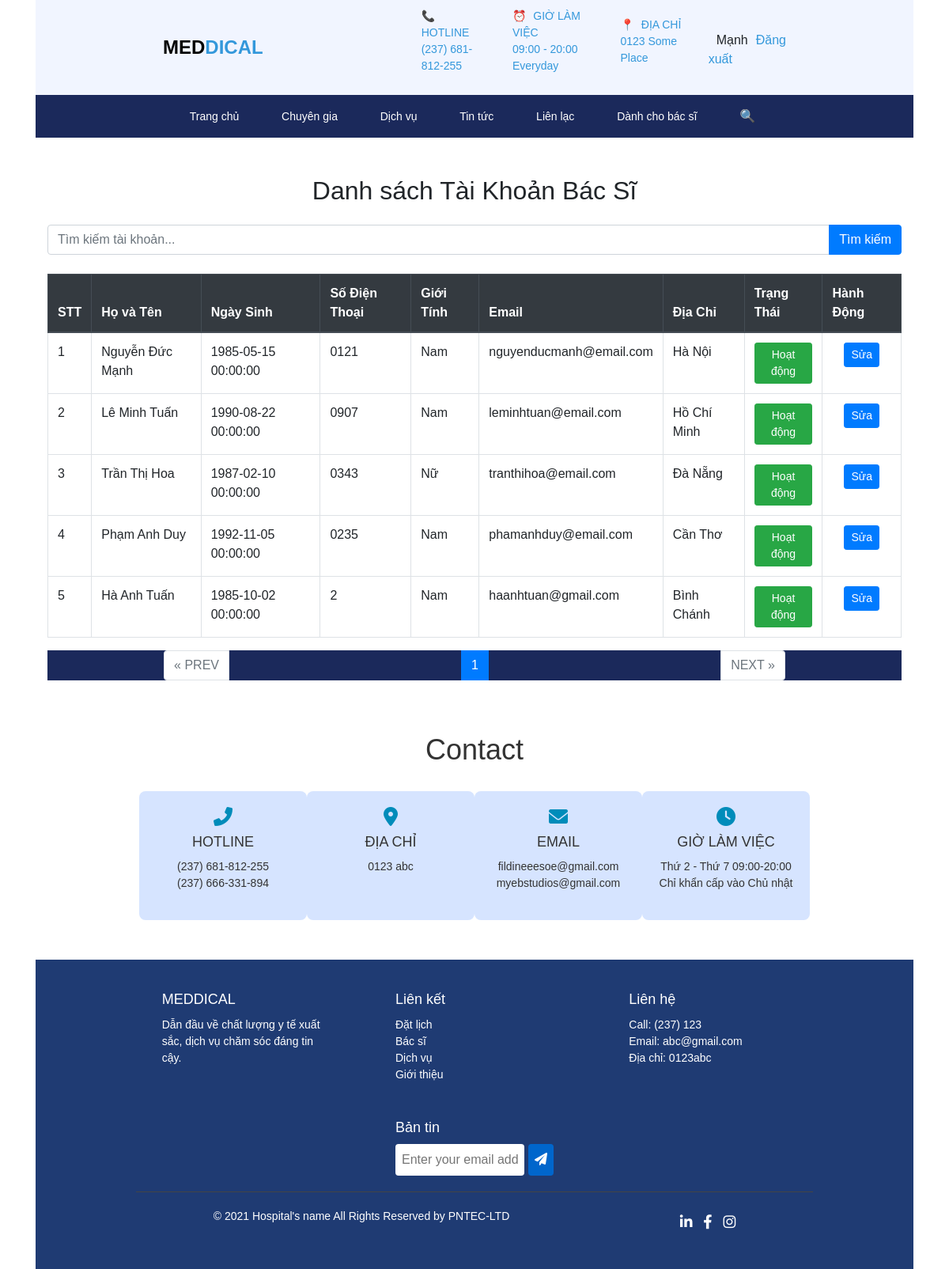
Screenshot of /php/QuanLy/quan_li_tai_khoan_bac_si.php (signed in) with the database file from the repository.
### tables this page shows
CREATE TABLE `bacsi` (
  `maBacSi` int(11) NOT NULL,
  `hoTenDem` varchar(255) NOT NULL,
  `ten` varchar(255) NOT NULL,
  `email` varchar(255) NOT NULL,
  `diachi` varchar(255) NOT NULL,
  `soDienThoai` varchar(255) NOT NULL,
  `ngaySinh` datetime DEFAULT NULL,
  `gioiTinh` varchar(255) DEFAULT NULL,
  `anhDaiDien` varchar(255) NOT NULL,
  `maTaiKhoan` int(11) NOT NULL
);

CREATE TABLE `taikhoan` (
  `maTaiKhoan` int(11) NOT NULL,
  `hoTenDem` varchar(255) NOT NULL,
  `tenTaiKhoan` varchar(255) NOT NULL,
  `soDienThoai` varchar(255) NOT NULL,
  `password` varchar(255) NOT NULL,
  `vaiTro` varchar(255) NOT NULL DEFAULT 'Bệnh nhân'
);

### php/myclass/clsbacsi_va.php (called while the page is built, shortened)
<?php
function connDB() {
    $host = "mysql:host=localhost;dbname=benhvien;charset=utf8";
    $user = "root";
    $pass = "";
    try {
        $conn = new PDO($host, $user, $pass);
        $conn->setAttribute(PDO::ATTR_ERRMODE, PDO::ERRMODE_EXCEPTION);
        return $conn;
    } catch (PDOException $e) {
        error_log("Database connection error: " . $e->getMessage());
        return null;
    }
}
class Clsbacsi {
    public $conn;
    function __construct() {
        $this->conn = connDB();
    }
    public function getTotalBacSi() {
        $sql = "SELECT COUNT(*) AS total FROM bacsi";
        try {
            $stmt = $this->conn->query($sql);
            $result = $stmt->fetch();
            return $result['total'];
        } catch (PDOException $e) {
            echo "Lỗi: " . $e->getMessage();
            return 0;
        }
    }
    public function getBacSiByPage($offset, $limit) {
        $sql = "SELECT * FROM bacsi bs JOIN taikhoan tk on bs.maTaiKhoan=tk.maTaiKhoan LIMIT :offset, :limit";
        try {
            $stmt = $this->conn->prepare($sql);
            $stmt->bindParam(':offset', $offset, PDO::PARAM_INT);
            $stmt->bindParam(':limit', $limit, PDO::PARAM_INT);
            $stmt->execute();
            return $stmt->fetchAll();
        } catch (PDOException $e) {
            echo "Lỗi: " . $e->getMessage();
            return [];
        }
    }
}
?>

### php/QuanLy/quan_li_tai_khoan_bac_si.php (the view, shortened to what this page needs)
<!DOCTYPE html>
<html lang="vi">
<head>
    <link rel="stylesheet" href="https://maxcdn.bootstrapcdn.com/bootstrap/4.5.2/css/bootstrap.min.css">
</head>
<body>
    <?php
    require_once '../myclass/clsbacsi_va.php';
    $bacsi = new Clsbacsi();
    $limit = 5;
    $page = isset($_GET['page']) ? (int)$_GET['page'] : 1;
    $page = max($page, 1);
    $totalBacSi = $bacsi->getTotalBacSi();
    $totalPages = ceil($totalBacSi / $limit);
    $page = min($page, $totalPages);
    $offset = ($page - 1) * $limit;
    $dsbacsi = $bacsi->getBacSiByPage($offset, $limit);
    $search = isset($_POST['search']) ? trim($_POST['search']) : '';
    ?>
    <?php require_once '../layout/header.php'; ?>
    <div class="container mt-5">
        <h2 class="text-center mb-4">Danh sách Tài Khoản Bác Sĩ</h2>
        <form method="POST" class="mb-4">
            <div class="input-group">
                <input type="text" name="search" class="form-control" placeholder="Tìm kiếm tài khoản..." value="<?php echo htmlspecialchars($search); ?>">
                <div class="input-group-append">
                    <button class="btn btn-primary" type="submit">Tìm kiếm</button>
                </div>
            </div>
        </form>
        <table class="table table-bordered mt-4">
            <thead class="thead-dark">
                <tr>
                    <th>STT</th>
                    <th>Họ và Tên</th>
                    <th>Ngày Sinh</th>
                    <th>Số Điện Thoại</th>
                    <th>Giới Tính</th>
                    <th>Email</th>
                    <th>Địa Chỉ</th>
                    <th>Trạng Thái</th>
                    <th>Hành Động</th>
                </tr>
            </thead>
            <tbody>
                <?php
                if (empty($dsbacsi)) {
                    echo '<tr><td colspan="9" class="text-center">Không tìm thấy kết quả phù hợp.</td></tr>';
                } else {
                    $i = $offset;
                    foreach ($dsbacsi as $account) {
                        if (empty($search) || strpos($account['hoTenDem'], $search) !== false || strpos($account['email'],      $search) !== false) {
                            $i++;
                ?>
                            <tr>
                                <td><?php echo $i; ?></td>
                                <td><?php echo htmlspecialchars($account['hoTenDem'] . ' ' . $account['ten']); ?></td>
                                <td><?php echo htmlspecialchars($account['ngaySinh']); ?></td>
                                <td><?php echo htmlspecialchars($account['soDienThoai']); ?></td>
                                <td><?php echo htmlspecialchars($account['gioiTinh']); ?></td>
                                <td><?php echo htmlspecialchars($account['email']); ?></td>
                                <td><?php echo htmlspecialchars($account['diachi']); ?></td>
                                <td class="text-center">
                                    <?php if ($account['vaiTro'] === 'Bác sĩ Khóa') { ?>
                                        <button class="btn btn-danger  btn-sm">Khóa</button>
                                    <?php } else { ?>
                                        <button class="btn btn-success btn-sm">Hoạt động</button>
                                    <?php } ?>
                                </td>
                                <td class="text-center">
                                    <a href="lock_bac_si.php?id=<?= htmlspecialchars($account['maBacSi']); ?>"
                                        class="btn btn-primary btn-sm edit-btn">
                                        Sửa
                                    </a>
                                </td>
                            </tr>
                <?php
                        }
                    }
                }
                ?>
            </tbody>
        </table>
        <nav>
            <ul class="pagination justify-content-center">
                <li class="page-item <?php echo ($page <= 1) ? 'disabled' : ''; ?>">
                    <a class="page-link" href="?page=<?php echo $page - 1; ?>" tabindex="-1">« PREV</a>
                </li>
                <?php for ($i = 1; $i <= $totalPages; $i++): ?>
                    <li class="page-item <?php echo ($i == $page) ? 'active' : ''; ?>">
                        <a class="page-link" href="?page=<?php echo $i; ?>"><?php echo $i; ?></a>
                    </li>
                <?php endfor; ?>
                <li class="page-item <?php echo ($page >= $totalPages) ? 'disabled' : ''; ?>">
                    <a class="page-link" href="?page=<?php echo $page + 1; ?>">NEXT »</a>
                </li>
            </ul>
        </nav>
    </div>
    <?php require_once '../layout/footer.php'; ?>
</body>
</html>

### css/mau.css (style rules this page uses)
* { box-sizing: border-box; margin: 0px auto; font-family: Arial, sans-serif; }
.container { width: 100%; height: auto; }
nav { width: 100%; height: auto; background-color: #1b295b; }

### rows the page displays
bacsi: maTaiKhoan+ten "Nguyễn Đức Mạnh", ngaySinh "1985-05-15 00:00:00", maTaiKhoan.soDienThoai "0121", gioiTinh "Nam", email "nguyenducmanh@email.com", diachi "Hà Nội"
bacsi: maTaiKhoan+ten "Lê Minh Tuấn", ngaySinh "1990-08-22 00:00:00", maTaiKhoan.soDienThoai "0907", gioiTinh "Nam", email "leminhtuan@email.com", diachi "Hồ Chí Minh"
bacsi: maTaiKhoan+ten "Trần Thị Hoa", ngaySinh "1987-02-10 00:00:00", maTaiKhoan.soDienThoai "0343", gioiTinh "Nữ", email "tranthihoa@email.com", diachi "Đà Nẵng"
bacsi: maTaiKhoan+ten "Phạm Anh Duy", ngaySinh "1992-11-05 00:00:00", maTaiKhoan.soDienThoai "0235", gioiTinh "Nam", email "phamanhduy@email.com", diachi "Cần Thơ"
bacsi: maTaiKhoan+ten "Hà Anh Tuấn", ngaySinh "1985-10-02 00:00:00", maTaiKhoan.soDienThoai "2", gioiTinh "Nam", email "haanhtuan@gmail.com", diachi "Bình Chánh"

### other values shown
$ten "Mạnh"
